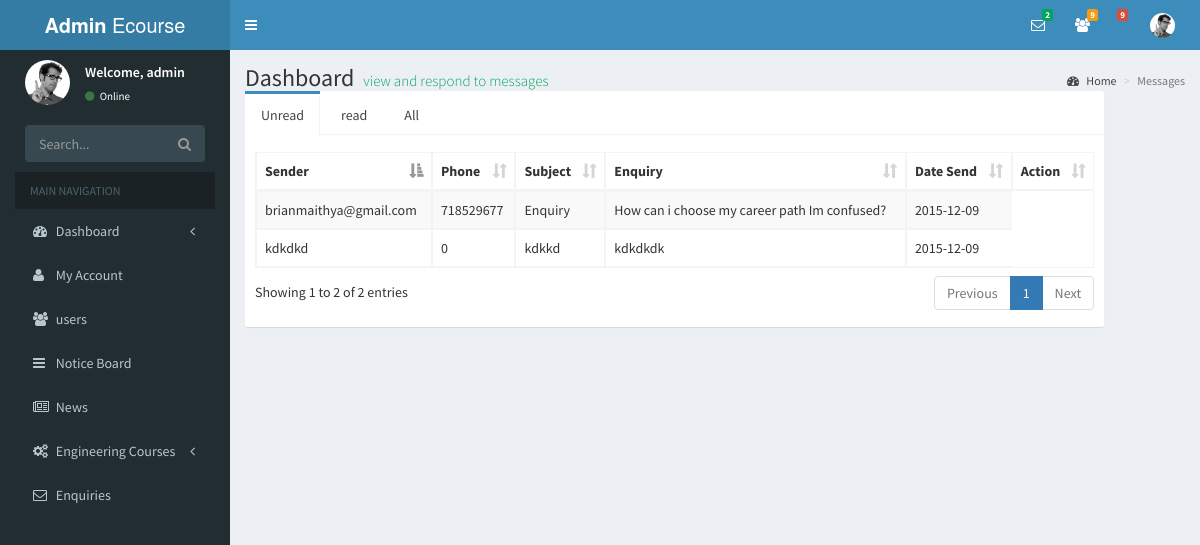
Page /admin/messages.php on the committed database.
### tables this page shows
CREATE TABLE IF NOT EXISTS `enquiries` (
  `msg_id` int(20) NOT NULL AUTO_INCREMENT,
  `sender` varchar(40) NOT NULL,
  `phone` int(40) NOT NULL,
  `subject` varchar(100) NOT NULL,
  `body` varchar(250) NOT NULL,
  `date_send` date NOT NULL,
  `status` varchar(20) NOT NULL,
  PRIMARY KEY (`msg_id`)
);

### admin/messages.php (the view, shortened to what this page needs)
<?php
  require('layout/sidebar.php')
?>
  <div class="content-wrapper">
    <section class="content-header">
      <h1>
        Dashboard
        <small>view and respond to messages</small>
      </h1>
      <ol class="breadcrumb">
        <li><a href="#"><i class="fa fa-dashboard"></i> Home</a></li>
        <li class="active">Messages</li>
      </ol>
    </section>
        <div class="col-md-11 message-container">
            <div class="nav-tabs-custom">
              <ul class="nav nav-tabs">
                <li class="active"><a href="#Unread" data-toggle="tab">Unread</a></li>
                <li><a href="#read" data-toggle="tab">read</a></li>
                <li><a href="#all" data-toggle="tab">All</a></li>
              </ul>
              <div class="tab-content">
                  <div class="active tab-pane" id="Unread">
                     <?php
                        $result = mysql_query("SELECT * FROM enquiries");
                      ?>
                      <div class="course_table">
                      <table id="example" class="table table-striped table-bordered display">
                          <thead class="table_header">
                            <tr>
                              <th>Sender</th>
                              <th>Phone</th>
                              <th>Subject</th>
                              <th>Enquiry</th>
                              <th>Date Send</th>
                              <th>Action</th>
                            </tr>
                          </thead>
                          <tbody>
                            <?php
                              while( $row = mysql_fetch_assoc( $result ) ){
                                echo
                                "<tr>
                                  <td>{$row['sender']}</td>
                                  <td>{$row['phone']}</td>
                                  <td>{$row['subject']}</td>
                                  <td>{$row['body']}</td>
                                  <td>{$row['date_send']}</td>
                                </tr>";
                              }
                            ?>
                          </tbody>
                      </table>
                  </div>
                  </div>
               </div>
            </div>
        </div>
  </div>
<?php
  require('layout/footer.php')
?>

### rows in the picture
enquiries: sender "kdkdkd", phone "0", subject "kdkkd", body "kdkdkdk", date_send "2015-12-09"
enquiries: sender "brianmaithya@gmail.com", phone "718529677", subject "Enquiry", body "How can i choose my career path Im confused?", date_send "2015-12-09"

### other values in the picture
$num_rows "2"
$num_rows "9"
